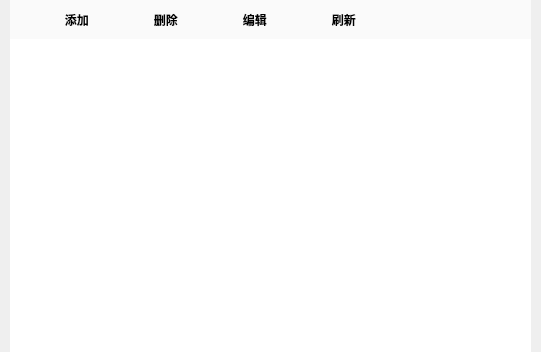
<?xml version="1.0" encoding="UTF-8"?>
<ui version="4.0">
 <class>FormMajor</class>
 <widget class="QWidget" name="FormMajor">
  <property name="geometry">
   <rect>
    <x>0</x>
    <y>0</y>
    <width>541</width>
    <height>352</height>
   </rect>
  </property>
  <property name="windowTitle">
   <string>Form</string>
  </property>
  <property name="styleSheet">
   <string notr="true">#FormCollege
{
	
	background-color: #ffffff;
}
#widgetTop
{
	
	background-color: #FAFAFA;
}

QToolButton {
border: none;
border-radius: 3px;
background-color: #FAFAFA;
min-width: 80px;
font-family: &quot;Microsoft YaHei&quot;;
font-size:9pt;
font-weight: bold;
color:black;
}

QToolButton:hover {
border: none;
border-radius: 3px;
background-color: #EBF8FF;
min-width: 80px;
font-family: &quot;Microsoft YaHei&quot;;
font-size:9pt;
font-weight: bold;
color:gray;
}

QTableView
{
	border:none;
}</string>
  </property>
  <layout class="QGridLayout" name="gridLayout_2">
   <property name="leftMargin">
    <number>10</number>
   </property>
   <property name="topMargin">
    <number>0</number>
   </property>
   <property name="rightMargin">
    <number>10</number>
   </property>
   <property name="bottomMargin">
    <number>0</number>
   </property>
   <property name="spacing">
    <number>0</number>
   </property>
   <item row="0" column="0">
    <widget class="QWidget" name="widgetTop" native="true">
     <layout class="QGridLayout" name="gridLayout">
      <property name="leftMargin">
       <number>9</number>
      </property>
      <property name="topMargin">
       <number>9</number>
      </property>
      <property name="rightMargin">
       <number>9</number>
      </property>
      <property name="bottomMargin">
       <number>9</number>
      </property>
      <item row="0" column="0">
       <widget class="QLabel" name="label">
        <property name="text">
         <string/>
        </property>
       </widget>
      </item>
      <item row="0" column="3">
       <widget class="QToolButton" name="tBtnEdit">
        <property name="enabled">
         <bool>false</bool>
        </property>
        <property name="text">
         <string>  编辑</string>
        </property>
        <property name="icon">
         <iconset resource="../icon.qrc">
          <normaloff>:/res/icon/zedit.png</normaloff>:/res/icon/zedit.png</iconset>
        </property>
        <property name="toolButtonStyle">
         <enum>Qt::ToolButtonTextBesideIcon</enum>
        </property>
       </widget>
      </item>
      <item row="0" column="4">
       <widget class="QToolButton" name="tBtnRefresh">
        <property name="text">
         <string>  刷新</string>
        </property>
        <property name="icon">
         <iconset resource="../icon.qrc">
          <normaloff>:/res/icon/zrefresh.png</normaloff>:/res/icon/zrefresh.png</iconset>
        </property>
        <property name="toolButtonStyle">
         <enum>Qt::ToolButtonTextBesideIcon</enum>
        </property>
       </widget>
      </item>
      <item row="0" column="1">
       <widget class="QToolButton" name="tBtnAdd">
        <property name="text">
         <string>  添加</string>
        </property>
        <property name="icon">
         <iconset resource="../icon.qrc">
          <normaloff>:/res/icon/zadd.png</normaloff>:/res/icon/zadd.png</iconset>
        </property>
        <property name="popupMode">
         <enum>QToolButton::DelayedPopup</enum>
        </property>
        <property name="toolButtonStyle">
         <enum>Qt::ToolButtonTextBesideIcon</enum>
        </property>
        <property name="arrowType">
         <enum>Qt::NoArrow</enum>
        </property>
       </widget>
      </item>
      <item row="0" column="2">
       <widget class="QToolButton" name="tBtnDelete">
        <property name="enabled">
         <bool>false</bool>
        </property>
        <property name="text">
         <string>  删除</string>
        </property>
        <property name="icon">
         <iconset resource="../icon.qrc">
          <normaloff>:/res/icon/zdelete.png</normaloff>:/res/icon/zdelete.png</iconset>
        </property>
        <property name="toolButtonStyle">
         <enum>Qt::ToolButtonTextBesideIcon</enum>
        </property>
       </widget>
      </item>
      <item row="0" column="5">
       <spacer name="horizontalSpacer">
        <property name="orientation">
         <enum>Qt::Horizontal</enum>
        </property>
        <property name="sizeHint" stdset="0">
         <size>
          <width>40</width>
          <height>20</height>
         </size>
        </property>
       </spacer>
      </item>
     </layout>
    </widget>
   </item>
   <item row="1" column="0">
    <widget class="QTableView" name="tableView"/>
   </item>
  </layout>
 </widget>
 <resources>
  <include location="../icon.qrc"/>
 </resources>
 <connections/>
</ui>
